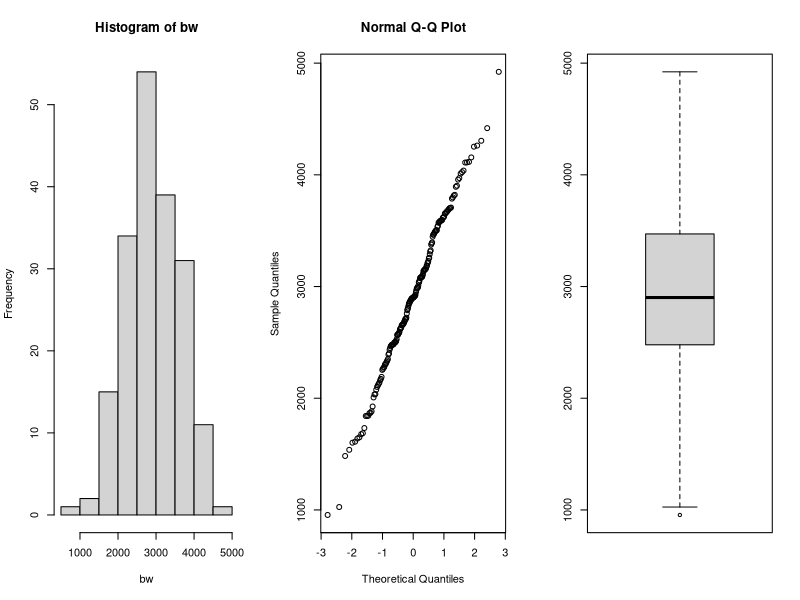
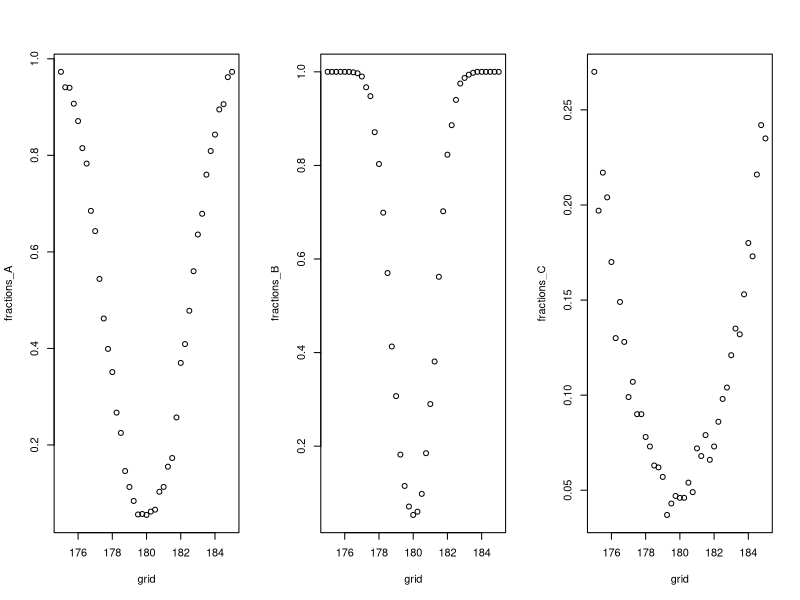
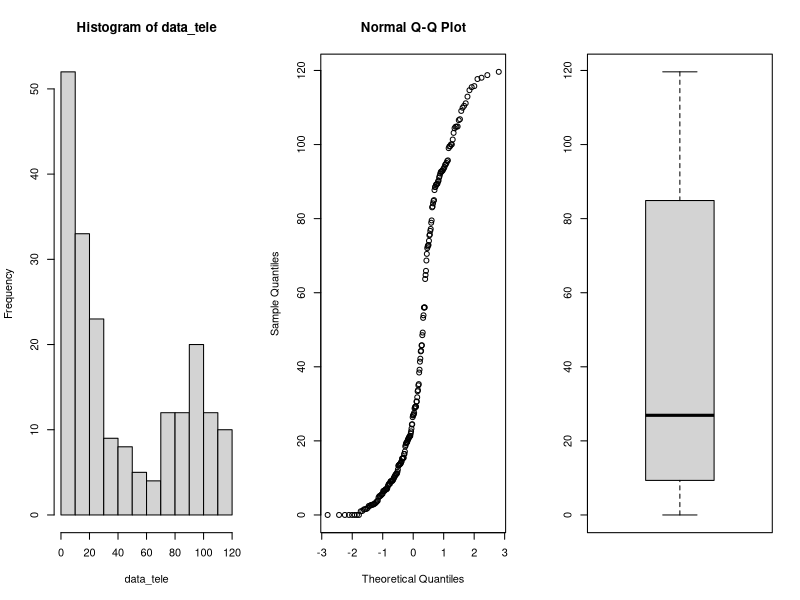
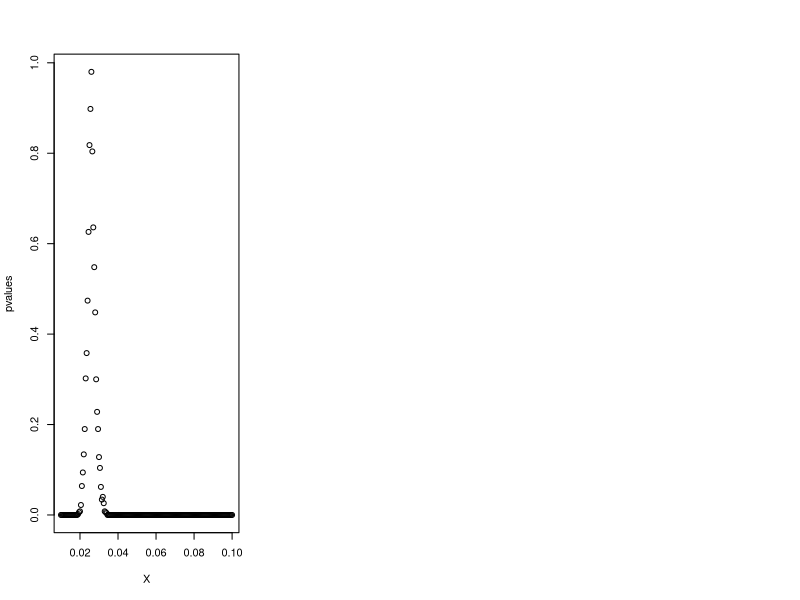
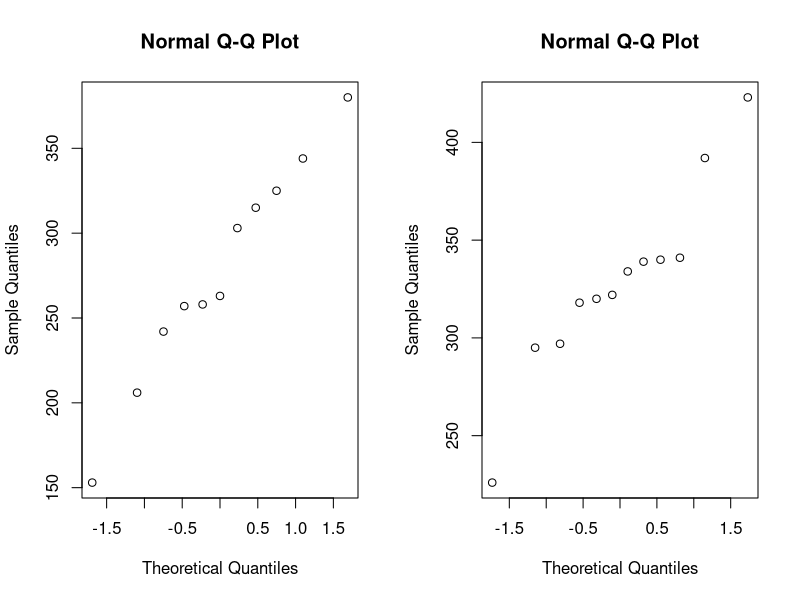
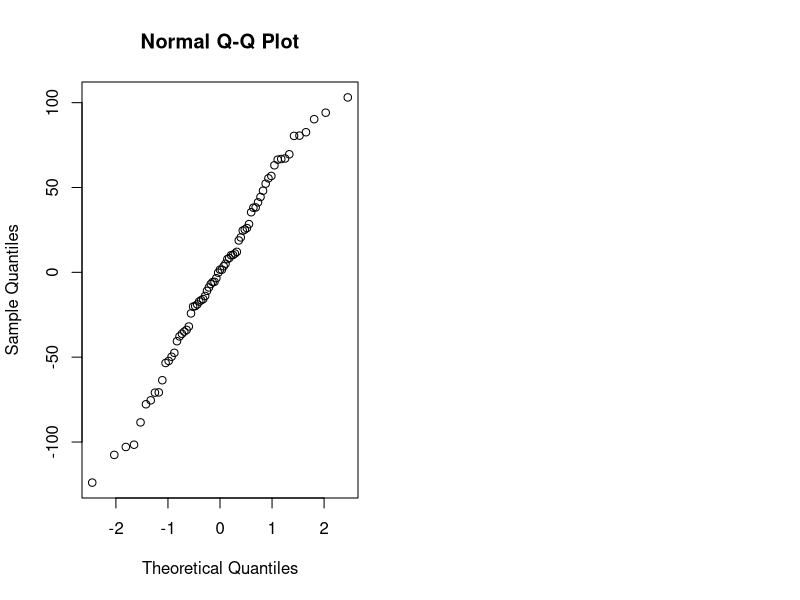

Write the R code that produced these figures, in order.
## ---- chunk 1
library(tidyverse)
library(rstudioapi)

knitr::opts_chunk$set(echo = TRUE)
options(knitr.table.format = "latex")
setwd(dirname(getActiveDocumentContext()$path))
## ---- chunk 2
par(mfrow=c(1,3))
data=read.table(file="data/birthweight.txt",header=TRUE)

bw = data$birthweight
hist(bw)
qqnorm(bw)
boxplot(bw)
shapiro.test(bw)

## ---- chunk 3
m = mean(bw)
sd = sd(bw)
n = length(bw)
error = qnorm(0.95)*sd/sqrt(n)
ci = c(m-error, m+error)
m
ci
## ---- chunk 4
t.test(bw, mu=2800, alternative = "greater", conf.level = 0.95)
## ---- chunk 5
n <- m <- 30
mu <- 180
nu <- 175
sd <- 5
grid <- seq(175,185, by=0.25)

power_function<-function(grid,n,m,mu,sd) {
  B <- 1000
  p <- numeric(B)
  G <- length(grid)
  fractions <- numeric(G)
  for (grid_nu in 1:G){
    p <- numeric(B)
    for (b in 1:B){
      x <- rnorm(n,mu,sd)
      y <- rnorm(m,grid[grid_nu],sd)
      p[b] <- t.test(x,y, var.equal = TRUE)[[3]]
    }
    fractions[grid_nu] <- mean(p<0.05)
  }
  return(fractions)
}

fractions_A <- power_function(grid,n,m,mu,sd)

## ---- chunk 6
n <- m <- 100
mu <- 180
sd <- 5

fractions_B <- power_function(grid,n,m,mu,sd)
## ---- chunk 7
n <- m <- 30
mu <- 180
sd <- 15

fractions_C <- power_function(grid,n,m,mu,sd)
par(mfrow=c(1,3))
plot(grid,fractions_A)
plot(grid,fractions_B)
plot(grid,fractions_C)
## ---- chunk 8
data<-read.table(file="data/telephone.txt",header=TRUE)
data_tele <- data$Bills
par(mfrow=c(1,3))
hist(data_tele)
qqnorm(data_tele)
boxplot(data_tele)
## ---- chunk 9
X <- seq(0.01, 0.1, 0.0005)
pvalues <- c()
t <- median(data_tele)
for (x in X){
  B <- 1000
  tstar <- numeric(B)
  n <- length(data_tele)
  
  for (i in 1:B){
    xstar <- rexp(n,x)
    tstar[i] <- median(xstar)
  }
  pl<-sum(tstar<t)/B
  pr<-sum(tstar>t)/B
  p<-2*min(pl,pr)
  pl;pr;p
  pvalues <- c(pvalues,p)
}
plot(X, pvalues)
## ---- chunk 10
B <- 1000
T1 <- median(data_tele)
Tstar <- numeric(B)
for (i in 1:B){
  Xstar <- sample(data_tele,replace=TRUE)
  Tstar[i] <- median(Xstar)
}
Tstar25 <- quantile(Tstar,0.025)
Tstar975 <- quantile(Tstar, 0.975)

T1
c(2*T1-Tstar975, 2*T1-Tstar25)

## ---- chunk 11
max_index <- which.max(pvalues)

opt_Lambda <- X[max_index]
## ---- chunk 12
bill_bigeq40 <- sum(data_tele>=40)
bill_smal40 <- sum(data_tele<40)

binom.test(bill_bigeq40, length(data_tele),p=0.5)
binom.test(bill_smal40, length(data_tele),p=0.5)

bill_less10 <- sum(data_tele < 10)
bill_less10/length(data_tele)
## ---- chunk 13
data <- read.table(file="data/run.txt",header=TRUE)
cor(data$before, data$after)
## ---- chunk 14
# calculate differences
data <- data %>% 
  mutate(diff = before - after)

# filter for lemo

lemo <- data %>% 
  filter(drink == "lemo")

t.test(lemo$before, lemo$after, paired = TRUE)

# filter for energy

energy <- data %>% 
  filter(drink == "energy")

t.test(energy$before, energy$after, paired = TRUE)
## ---- chunk 15

# perform t-test

t.test(lemo$diff, energy$diff)

## ---- chunk 16
# filter for meatmeal

meatmeal <- chickwts %>% 
  filter(feed == "meatmeal") %>% 
  select(weight)

# filter for sunflower

sunflower <- chickwts %>% 
  filter(feed == "sunflower") %>% 
  select(weight)

# check for data normality

par(mfrow=c(1,2))
qqnorm(meatmeal$weight)
qqnorm(sunflower$weight)

# perform t-test, the data is not paired

t.test(meatmeal, sunflower)

# Mann-Whitney test

wilcox.test(meatmeal$weight, sunflower$weight)

# Kolmogorov-Smirnov test

ks.test(meatmeal$weight, sunflower$weight)

## ---- chunk 17
chickaov <- lm(weight~feed, data = chickwts)
# performing one-way ANOVA
anova(chickaov)
#extracting more information
summary_table <- summary(chickaov)
knitr::kable(data.frame(summary_table$coefficients), "latex")
## ---- chunk 18
# check for normality
qqnorm(chickaov$residuals)
# check if the variances are equal
chickwts %>% 
  group_by(feed) %>% 
  summarise(variance = var(weight))
## ---- chunk 19
kruskal.test(weight~feed, data = chickwts)
